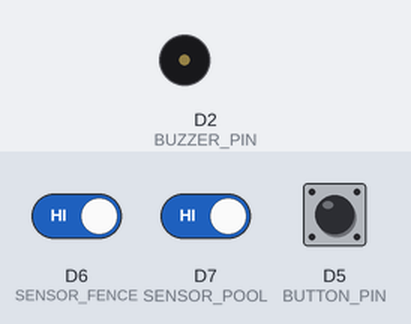
The sketch below on a simulated ESP8266 (NodeMCU). Parts: buzzer (waves = sounding, pin HIGH). The inputs (shaded band) are chosen by the test bench; at power-on: D6 (SENSOR_FENCE) HIGH, D7 (SENSOR_POOL) HIGH, D5 (BUTTON_PIN) HIGH. WiFi joins after 1.5 s; servers stay silent unless stated; web services answer with replies made up by the test bench; what the sketch prints to the serial monitor is not drawn.

Above: at 2.9 s.
3.0 s: D6 (SENSOR_FENCE) driven LOW
At 3.8 s:
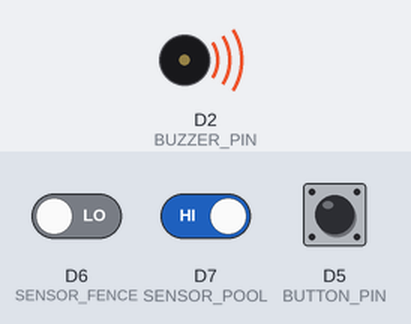
5.5 s: D7 (SENSOR_POOL) driven LOW
At 7.2 s:
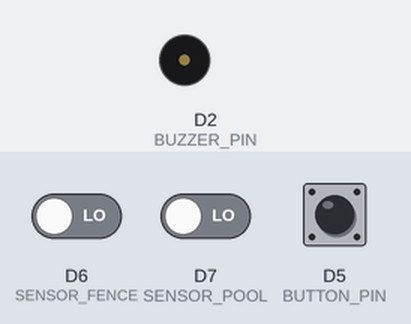
Timing chart, 0 to 8.7 s (numbered marks = the images above; inputs shaded):
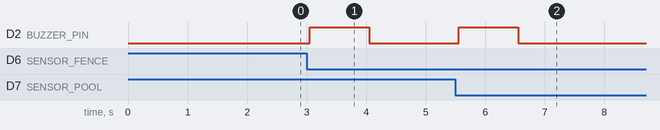

The sketch:

main.ino
```cpp
#include <ESP8266WiFi.h>
#include <ESP8266HTTPClient.h>
#include <WiFiClientSecure.h>

// ===== ตั้งค่าตรงนี้ =====
const char* ssid      = "PP";
const char* password  = "12345678";
const char* botToken  = "8654209805:AAHu1zNL6D740Mr_Gtwu7MRkydPOpsq8Cns";
const char* chatID    = "8217258151";
// ==========================

#define SENSOR_FENCE D6
#define SENSOR_POOL  D7
#define BUTTON_PIN   D5
#define BUZZER_PIN   D2

bool lastFence = HIGH;
bool lastPool  = HIGH;
bool curFence, curPool;
bool buttonState;

// --- ส่ง Telegram ---
void sendTelegram(String message) {
  if (WiFi.status() != WL_CONNECTED) {
    Serial.println("WiFi ไม่ได้เชื่อมต่อ");
    return;
  }
  WiFiClientSecure client;
  client.setInsecure();
  HTTPClient http;

  String url = "https://api.telegram.org/bot";
  url += botToken;
  url += "/sendMessage?chat_id=";
  url += chatID;
  url += "&text=";
  url += message;

  http.begin(client, url);
  int code = http.GET();
  Serial.println("Telegram sent — HTTP: " + String(code));
  http.end();
}

// --- บัซเซอร์ ---
void triggerBuzzer() {
  digitalWrite(BUZZER_PIN, HIGH);
  delay(1000);
  digitalWrite(BUZZER_PIN, LOW);
}

// --- แจ้งเตือนทั้งบัซเซอร์และ Telegram ---
void alert(String location) {
  triggerBuzzer();
  String msg = "%E2%9A%A0+Alert!+";   // ⚠ Alert!
  msg += location;
  sendTelegram(msg);
}

void setup() {
  Serial.begin(115200);
  pinMode(SENSOR_FENCE, INPUT);
  pinMode(SENSOR_POOL,  INPUT);
  pinMode(BUTTON_PIN,   INPUT_PULLUP);
  pinMode(BUZZER_PIN,   OUTPUT);
  digitalWrite(BUZZER_PIN, LOW);

  // เชื่อม WiFi
  Serial.print("กำลังเชื่อม WiFi");
  WiFi.begin(ssid, password);
  while (WiFi.status() != WL_CONNECTED) {
    delay(500);
    Serial.print(".");
  }
  Serial.println("\nWiFi OK — IP: " + WiFi.localIP().toString());

  sendTelegram("System+Ready+%F0%9F%9F%A2");  // แจ้งว่าระบบพร้อม
  Serial.println("=== Security System Ready ===");
}

void loop() {
  buttonState = digitalRead(BUTTON_PIN);
  curFence    = digitalRead(SENSOR_FENCE);
  curPool     = digitalRead(SENSOR_POOL);

  bool systemArmed = (buttonState == HIGH);

  // --- เซนเซอร์รั้ว ---
  if (curFence != lastFence) {
    delay(50);
    curFence = digitalRead(SENSOR_FENCE);
    if (curFence != lastFence) {
      if (curFence == LOW) {
        Serial.println("[รั้ว] ⚠ มีคนเดินผ่านรั้ว!");
        if (systemArmed) {
          Serial.println("       🔔 แจ้งเตือน!");
          alert("Detected+at+FENCE");
        } else {
          Serial.println("       🔕 ระบบปิดอยู่");
        }
      } else {
        Serial.println("[รั้ว] ✅ ไม่มีคนเดินผ่านรั้ว");
      }
      lastFence = curFence;
    }
  }

  // --- เซนเซอร์สระว่ายน้ำ ---
  if (curPool != lastPool) {
    delay(50);
    curPool = digitalRead(SENSOR_POOL);
    if (curPool != lastPool) {
      if (curPool == LOW) {
        Serial.println("[สระ] ⚠ มีคนเดินผ่านสระว่ายน้ำ!");
        if (systemArmed) {
          Serial.println("       🔔 แจ้งเตือน!");
          alert("Detected+at+POOL");
        } else {
          Serial.println("       🔕 ระบบปิดอยู่");
        }
      } else {
        Serial.println("[สระ] ✅ ไม่มีคนเดินผ่านสระว่ายน้ำ");
      }
      lastPool = curPool;
    }
  }
}
```

Measured:
- after the input at 3.0 s, D2 (BUZZER_PIN): LOW → HIGH after 0.05 s, → LOW 1.0 s later
- after the input at 5.5 s, D2 (BUZZER_PIN): LOW → HIGH after 0.06 s, → LOW 1.0 s later
